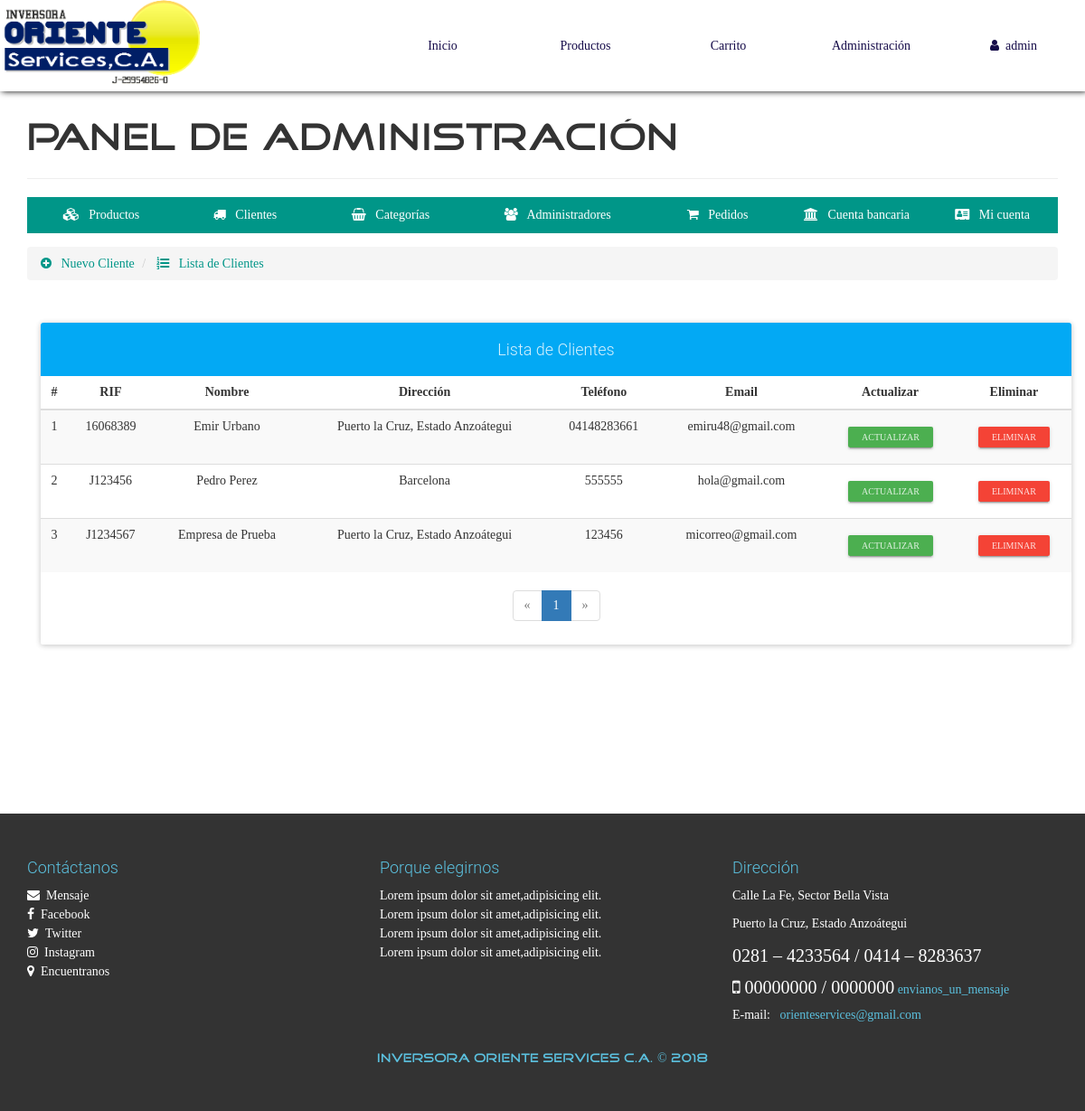
The app's page /configAdmin.php?view=providerlist (signed in) with its own data.
### tables this page shows
CREATE TABLE `cliente` (
  `RIF` varchar(30) NOT NULL,
  `Nombre` varchar(30) NOT NULL,
  `NombreCompleto` varchar(70) NOT NULL,
  `Clave` text NOT NULL,
  `Direccion` varchar(200) NOT NULL,
  `Telefono` varchar(20) NOT NULL,
  `Email` varchar(30) NOT NULL,
  PRIMARY KEY (`RIF`)
);

### admin/providerlist-view.php (the view, shortened to what this page needs)
<ul class="breadcrumb" style="margin-bottom: 5px;">
    <li>
        <a href="configAdmin.php?view=provider">
            <i class="fa fa-plus-circle" aria-hidden="true"></i> &nbsp; Nuevo Cliente
        </a>
    </li>
    <li>
        <a href="configAdmin.php?view=providerlist"><i class="fa fa-list-ol" aria-hidden="true"></i> &nbsp; Lista de Clientes</a>
    </li>
</ul>
<div class="container">
	<div class="row">
		<div class="col-xs-12">
            <br><br>
            <div class="panel panel-info">
                <div class="panel-heading text-center"><h4>Lista de Clientes</h4></div>
              	<div class="table-responsive">
                  <table class="table table-striped table-hover">
                      	<thead>
                          	<tr>
								<th class="text-center">#</th>
                              	<th class="text-center">RIF</th>
                              	<th class="text-center">Nombre</th>
                              	<th class="text-center">Dirección</th>
                              	<th class="text-center">Teléfono</th>
                              	<th class="text-center">Email</th>
                              	<th class="text-center">Actualizar</th>
                              	<th class="text-center">Eliminar</th>
                          	</tr>
                      	</thead>
                      	<tbody>
                          	<?php
								$mysqli = mysqli_connect(SERVER, USER, PASS, BD);
								mysqli_set_charset($mysqli, "utf8");
								$pagina = isset($_GET['pag']) ? (int)$_GET['pag'] : 1;
								$regpagina = 30;
								$inicio = ($pagina > 1) ? (($pagina * $regpagina) - $regpagina) : 0;
								$clientes=mysqli_query($mysqli,"SELECT SQL_CALC_FOUND_ROWS * FROM cliente LIMIT $inicio, $regpagina");
								$totalregistros = mysqli_query($mysqli,"SELECT FOUND_ROWS()");
								$totalregistros = mysqli_fetch_array($totalregistros, MYSQLI_ASSOC);
								$numeropaginas = ceil($totalregistros["FOUND_ROWS()"]/$regpagina);
								$cr=$inicio+1;
                                while($cli=mysqli_fetch_array($clientes, MYSQLI_ASSOC)){
                            ?>
							<tr>
								<td class="text-center"><?php echo $cr; ?></td>
								<td class="text-center"><?php echo $cli['RIF']; ?></td>
								<td class="text-center"><?php echo $cli['NombreCompleto']; ?></td>
								<td class="text-center"><?php echo $cli['Direccion']; ?></td>
								<td class="text-center"><?php echo $cli['Telefono']; ?></td>
								<td class="text-center"><?php echo $cli['Email']; ?></td>
								<td class="text-center">
	                        		<a href="configAdmin.php?view=providerinfo&code=<?php echo $cli['RIF']; ?>" class="btn btn-raised btn-xs btn-success">Actualizar</a>
	                        	</td>
	                        	<td class="text-center">
	                        		<form action="process/delclie.php" method="POST" class="FormCatElec" data-form="delete">
	                        			<button type="submit" class="btn btn-raised btn-xs btn-danger">Eliminar</button>
	                        		</form>
	                        	</td>
                            <?php
                            	$cr++;
                                }
                            ?>
                      	</tbody>
                  </table>
              	</div>
                <?php if($numeropaginas>=1): ?>
              	<div class="text-center">
                  <ul class="pagination">
                    <?php if($pagina == 1): ?>
                        <li class="disabled">
                            <a>
                                <span aria-hidden="true">&laquo;</span>
                            </a>
                        </li>
                    <?php endif; ?>
                    <?php
                        for($i=1; $i <= $numeropaginas; $i++ ){
                            if($pagina == $i){
                                echo '<li class="active"><a href="configAdmin.php?view=providerlist&pag='.$i.'">'.$i.'</a></li>';
                            }else{
                                echo '<li><a href="configAdmin.php?view=providerlist&pag='.$i.'">'.$i.'</a></li>';
                            }
                        }
                    ?>
                    <?php if($pagina == $numeropaginas): ?>
                        <li class="disabled">
                            <a>
                                <span aria-hidden="true">&raquo;</span>
                            </a>
                        </li>
                    <?php endif; ?>
                  </ul>
                </div>
                <?php endif; ?>
            </div>
        </div>
	</div>
</div>

### css/style.css (style rules this page uses)
body { font-family: "FontFamilySPro"; line-height: 1.5; font-size: 1.4em; width: 100%; height: 100%; margin: 0px; padding: 0px; background-position: center center; background-repeat: no-repeat; background-attachment: fixed; background-size: cover; background-color: #fff; }
#container-page-configAdmin { background-image: url(../assets/img/fondo.jpg); }

### records on screen
cliente: RIF "16068389", NombreCompleto "Emir Urbano", Direccion "Puerto la Cruz, Estado Anzoátegui", Telefono "04148283661", Email "emiru48@gmail.com"
cliente: RIF "J123456", NombreCompleto "Pedro Perez", Direccion "Barcelona", Telefono "555555", Email "hola@gmail.com"
cliente: RIF "J1234567", NombreCompleto "Empresa de Prueba", Direccion "Puerto la Cruz, Estado Anzoátegui", Telefono "123456", Email "micorreo@gmail.com"

### other values on screen
$_SESSION['nombreAdmin'] "admin"
